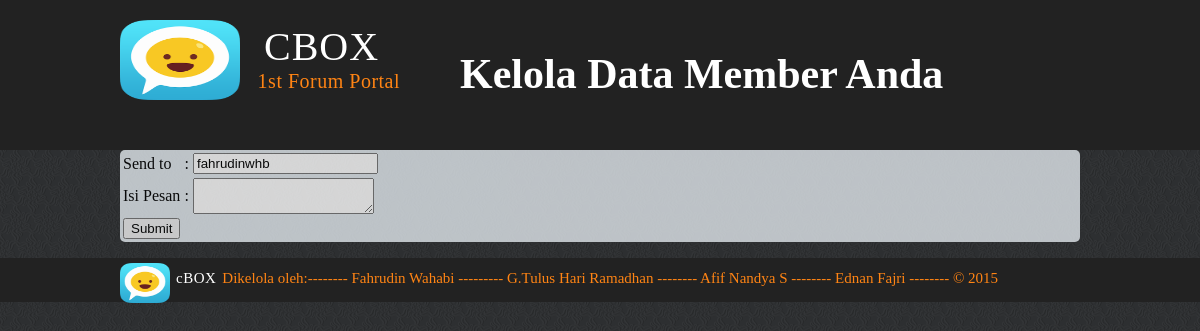
The app's page /kirim_pesan_admin.php?id=1, older data.
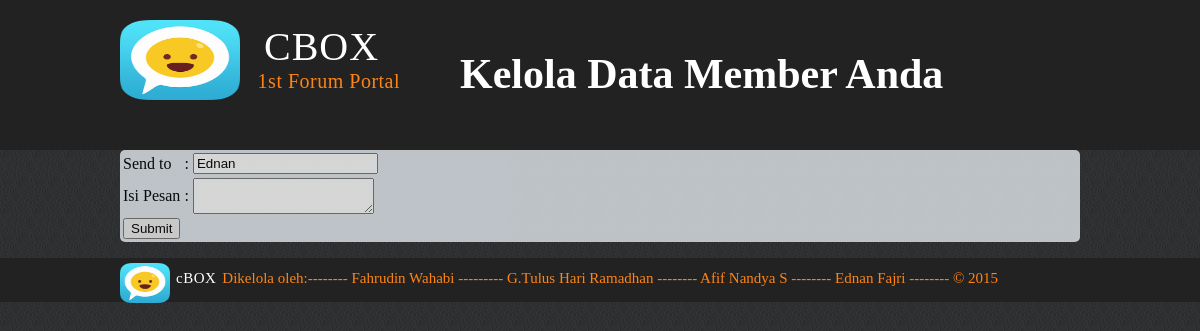
The same page, newer data.
### tables this page shows
CREATE TABLE IF NOT EXISTS `member` (
`id_member` int(11) NOT NULL,
  `password` varchar(100) NOT NULL,
  `nama` varchar(100) NOT NULL,
  `alamat` varchar(100) NOT NULL,
  `email` varchar(100) NOT NULL,
  `bio` text NOT NULL,
  `cp` varchar(100) NOT NULL,
  `foto` varchar(100) NOT NULL,
  `status` varchar(100) NOT NULL DEFAULT 'ENABLE'
);

### kirim_pesan_admin.php (the view, shortened to what this page needs)
<html>
<head>
    <link rel="stylesheet" href="Style - backdrop.css" type="text/css">
        <link rel="stylesheet" type="text/css" href="skeleton.css">
</head>
<body>
<div class="nav-bar">
            <div class="container">
                <div class="title-bar-left">
                    <img src="logo.png" class="logo">
                    <h3>CBOX</h3>
                    <p>1st Forum Portal<p>
                </div>
                <div class="title-bar-right">
                <h1>Kelola Data Member Anda</h1>
                </div>
            </div>
</div>
	<?php
		$id = $_GET ['id'];
		$query = "SELECT id_member, nama FROM member WHERE id_member=$id";
	 	$result = mysql_query($query);
	 	$row = mysql_fetch_assoc($result);
	 ?>
<div class="container tabelin">
    <form method="POST" action="olahpesan.php">
	<table class="editin">
        <tr>
            <td>
              Send to
            </td>
            <td>
              :
            </td>
            <td>
                <input type="text" name="send" value=<?php echo $row ['nama']; ?>>
            </td>
        </tr>
        <tr>
            <td>
                Isi Pesan
            </td>
            <td>
                :
            </td>
            <td>
                <textarea type="text" name="pesan"></textarea>
            </td>
        </tr>
        <tr>
            <td>
                <button type="submit">Submit</button>
            </td>
            <td>
            </td>
		</tr>
    </table>
	</form>
    </div>
            <div class="footer">
            <div class="container">
            <img src="logo.png">
            <h3>cBOX</h3>
                <p>Dikelola oleh:-------- Fahrudin Wahabi --------- G.Tulus Hari Ramadhan -------- Afif Nandya S -------- Ednan Fajri -------- &copy; 2015</p>
            </div>
        </div>
</body>
</html>

Row changes from the older to the newer data that the page shows:
no longer on this page (row edited): member: send "fahrudinwhb"
Text that changed along with them:
form field send: (not shown) → "Ednan"
